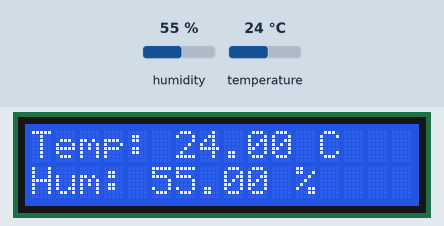
Simulated run of this sketch. Board: Arduino Uno, built with avr-gcc and run on an emulated ATmega328P. Parts: 16×2 character LCD. The test bench sets the inputs (shaded band); at power-on: humidity 55 %, temperature 24 °C. What the sketch prints to the serial monitor is not drawn.

Above: at 4.7 s.
4.8 s: humidity set to 22 %
At 6.5 s:
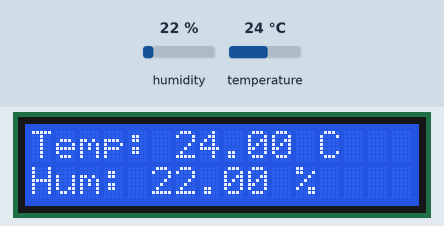
7.8 s: temperature set to 12 °C
At 8.8 s:
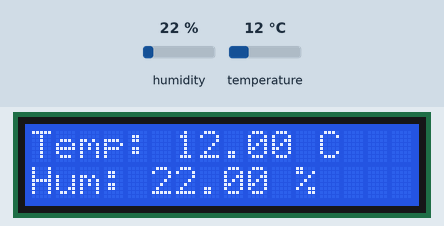
10.8 s: humidity set to 40 %
At 13.4 s:
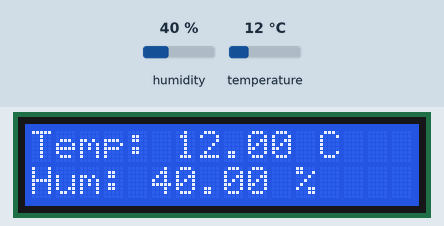
13.8 s: temperature set to 19 °C
At 15.7 s:
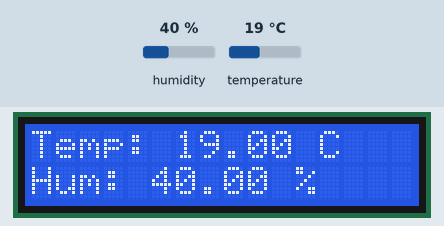
Timing chart, 0 to 17.2 s (numbered marks = the images above; inputs shaded):
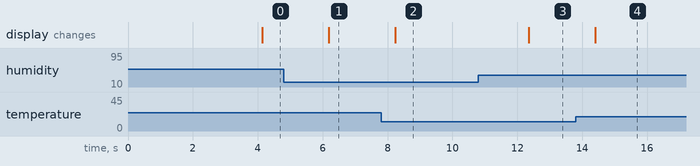

The sketch:

dht_lcd.ino
```cpp
#include <Wire.h>
#include <LiquidCrystal_I2C.h>
#include "DHT.h"

// Initialize the LCD with the I2C address (0x27)
LiquidCrystal_I2C lcd(0x27, 2, POSITIVE);

// Define the DHT sensor type (DHT11 or DHT22)
#define DHTTYPE DHT11  // or DHT22, depending on the sensor used

// Define the pin where the data pin of DHT is connected
const int DHTPin = 15;

// Initialize DHT sensor
DHT dht(DHTPin, DHTTYPE);

void setup() {
  // Initialize I2C communication and the LCD
  Wire.begin();
  lcd.begin(16, 2,LCD_5x8DOTS);
  lcd.backlight();

  // Set the initial message on the LCD
  lcd.setCursor(0, 0);
  lcd.print("Initializing...");

  // Start the serial communication for debugging
  Serial.begin(9600);

  // Start the DHT sensor
  dht.begin();

  Serial.println("DHT Sensor is initializing...");
  delay(2000);  // Allow time for initialization
}

void loop() {
  // Wait a few seconds between measurements
  delay(2000);

  // Read temperature in Celsius
  float tempC = dht.readTemperature();

  // Read humidity
  float humidity = dht.readHumidity();

  // Check if any reads failed and exit early (to try again)
  if (isnan(tempC) || isnan(humidity)) {
    Serial.println("Failed to read from DHT sensor!");
    lcd.clear();
    lcd.setCursor(0, 0);
    lcd.print("Sensor Error!");
    return;
  }

  // Convert temperature to Fahrenheit (optional)
  float tempF = dht.readTemperature(true);

  // Print the results to the Serial Monitor
  Serial.print("Temperature: ");
  Serial.print(tempC);
  Serial.print(" °C  |  ");
  Serial.print(tempF);
  Serial.print(" °F  |  ");
  Serial.print("Humidity: ");
  Serial.print(humidity);
  Serial.println(" %");

  // Display the temperature and humidity on the LCD
  lcd.clear();

  // Display temperature in Celsius and Fahrenheit on the first row
  lcd.setCursor(0, 0);
  lcd.print("Temp: ");
  lcd.print(tempC);
  lcd.print(" C ");

  lcd.setCursor(0, 1);
  lcd.print("Hum: ");
  lcd.print(humidity);
  lcd.print(" %");
}
```

Measured:
- after the input at 4.8 s, the display: changes after 1.4 s (image 1)
- after the input at 7.8 s, the display: changes after 0.44 s (image 2)
- after the input at 10.8 s, the display: changes after 1.5 s (image 3)
- after the input at 13.8 s, the display: changes after 0.60 s (image 4)
